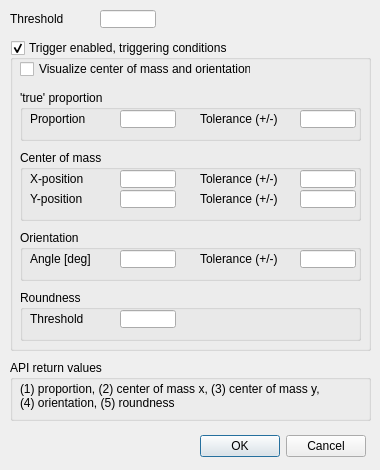
<?xml version="1.0" encoding="UTF-8"?>
<ui version="4.0">
 <class>CQDlgSimpleFilter_binary</class>
 <widget class="QDialog" name="CQDlgSimpleFilter_binary">
  <property name="geometry">
   <rect>
    <x>0</x>
    <y>0</y>
    <width>380</width>
    <height>470</height>
   </rect>
  </property>
  <property name="windowTitle">
   <string>Binary Filter and Trigger</string>
  </property>
  <property name="locale">
   <locale language="English" country="UnitedStates"/>
  </property>
  <widget class="QDialogButtonBox" name="qqOkCancel">
   <property name="geometry">
    <rect>
     <x>15</x>
     <y>430</y>
     <width>351</width>
     <height>32</height>
    </rect>
   </property>
   <property name="standardButtons">
    <set>QDialogButtonBox::Cancel|QDialogButtonBox::Ok</set>
   </property>
  </widget>
  <widget class="QLabel" name="label">
   <property name="geometry">
    <rect>
     <x>10</x>
     <y>10</y>
     <width>91</width>
     <height>18</height>
    </rect>
   </property>
   <property name="text">
    <string>Threshold</string>
   </property>
  </widget>
  <widget class="QLineEdit" name="qqThreshold">
   <property name="geometry">
    <rect>
     <x>100</x>
     <y>10</y>
     <width>56</width>
     <height>18</height>
    </rect>
   </property>
  </widget>
  <widget class="QGroupBox" name="qqTriggerEnabled">
   <property name="geometry">
    <rect>
     <x>10</x>
     <y>40</y>
     <width>361</width>
     <height>311</height>
    </rect>
   </property>
   <property name="focusPolicy">
    <enum>Qt::StrongFocus</enum>
   </property>
   <property name="title">
    <string>Trigger enabled, triggering conditions</string>
   </property>
   <property name="flat">
    <bool>false</bool>
   </property>
   <property name="checkable">
    <bool>true</bool>
   </property>
   <widget class="QCheckBox" name="qqVisualize">
    <property name="geometry">
     <rect>
      <x>10</x>
      <y>20</y>
      <width>231</width>
      <height>18</height>
     </rect>
    </property>
    <property name="focusPolicy">
     <enum>Qt::StrongFocus</enum>
    </property>
    <property name="text">
     <string>Visualize center of mass and orientation</string>
    </property>
   </widget>
   <widget class="QGroupBox" name="groupBox">
    <property name="geometry">
     <rect>
      <x>10</x>
      <y>50</y>
      <width>341</width>
      <height>51</height>
     </rect>
    </property>
    <property name="title">
     <string>'true' proportion</string>
    </property>
    <property name="flat">
     <bool>false</bool>
    </property>
    <widget class="QLineEdit" name="qqProportion">
     <property name="geometry">
      <rect>
       <x>100</x>
       <y>20</y>
       <width>56</width>
       <height>18</height>
      </rect>
     </property>
    </widget>
    <widget class="QLabel" name="label_2">
     <property name="geometry">
      <rect>
       <x>10</x>
       <y>20</y>
       <width>91</width>
       <height>18</height>
      </rect>
     </property>
     <property name="text">
      <string>Proportion</string>
     </property>
    </widget>
    <widget class="QLineEdit" name="qqProportionTol">
     <property name="geometry">
      <rect>
       <x>280</x>
       <y>20</y>
       <width>56</width>
       <height>18</height>
      </rect>
     </property>
    </widget>
    <widget class="QLabel" name="label_3">
     <property name="geometry">
      <rect>
       <x>180</x>
       <y>20</y>
       <width>101</width>
       <height>18</height>
      </rect>
     </property>
     <property name="text">
      <string>Tolerance (+/-)</string>
     </property>
    </widget>
   </widget>
   <widget class="QGroupBox" name="groupBox_2">
    <property name="geometry">
     <rect>
      <x>10</x>
      <y>110</y>
      <width>341</width>
      <height>71</height>
     </rect>
    </property>
    <property name="title">
     <string>Center of mass</string>
    </property>
    <property name="flat">
     <bool>false</bool>
    </property>
    <widget class="QLabel" name="label_4">
     <property name="geometry">
      <rect>
       <x>180</x>
       <y>20</y>
       <width>101</width>
       <height>18</height>
      </rect>
     </property>
     <property name="text">
      <string>Tolerance (+/-)</string>
     </property>
    </widget>
    <widget class="QLineEdit" name="qqPosX">
     <property name="geometry">
      <rect>
       <x>100</x>
       <y>20</y>
       <width>56</width>
       <height>18</height>
      </rect>
     </property>
    </widget>
    <widget class="QLineEdit" name="qqPosXTol">
     <property name="geometry">
      <rect>
       <x>280</x>
       <y>20</y>
       <width>56</width>
       <height>18</height>
      </rect>
     </property>
    </widget>
    <widget class="QLabel" name="label_5">
     <property name="geometry">
      <rect>
       <x>10</x>
       <y>20</y>
       <width>91</width>
       <height>18</height>
      </rect>
     </property>
     <property name="text">
      <string>X-position</string>
     </property>
    </widget>
    <widget class="QLabel" name="label_6">
     <property name="geometry">
      <rect>
       <x>180</x>
       <y>40</y>
       <width>101</width>
       <height>18</height>
      </rect>
     </property>
     <property name="text">
      <string>Tolerance (+/-)</string>
     </property>
    </widget>
    <widget class="QLineEdit" name="qqPosY">
     <property name="geometry">
      <rect>
       <x>100</x>
       <y>40</y>
       <width>56</width>
       <height>18</height>
      </rect>
     </property>
    </widget>
    <widget class="QLabel" name="label_7">
     <property name="geometry">
      <rect>
       <x>10</x>
       <y>40</y>
       <width>91</width>
       <height>18</height>
      </rect>
     </property>
     <property name="text">
      <string>Y-position</string>
     </property>
    </widget>
    <widget class="QLineEdit" name="qqPosYTol">
     <property name="geometry">
      <rect>
       <x>280</x>
       <y>40</y>
       <width>56</width>
       <height>18</height>
      </rect>
     </property>
    </widget>
   </widget>
   <widget class="QGroupBox" name="groupBox_3">
    <property name="geometry">
     <rect>
      <x>10</x>
      <y>190</y>
      <width>341</width>
      <height>51</height>
     </rect>
    </property>
    <property name="title">
     <string>Orientation</string>
    </property>
    <property name="flat">
     <bool>false</bool>
    </property>
    <widget class="QLabel" name="label_8">
     <property name="geometry">
      <rect>
       <x>180</x>
       <y>20</y>
       <width>101</width>
       <height>18</height>
      </rect>
     </property>
     <property name="text">
      <string>Tolerance (+/-)</string>
     </property>
    </widget>
    <widget class="QLineEdit" name="qqAngle">
     <property name="geometry">
      <rect>
       <x>100</x>
       <y>20</y>
       <width>56</width>
       <height>18</height>
      </rect>
     </property>
    </widget>
    <widget class="QLabel" name="label_9">
     <property name="geometry">
      <rect>
       <x>10</x>
       <y>20</y>
       <width>91</width>
       <height>18</height>
      </rect>
     </property>
     <property name="text">
      <string>Angle [deg]</string>
     </property>
    </widget>
    <widget class="QLineEdit" name="qqAngleTol">
     <property name="geometry">
      <rect>
       <x>280</x>
       <y>20</y>
       <width>56</width>
       <height>18</height>
      </rect>
     </property>
    </widget>
   </widget>
   <widget class="QGroupBox" name="groupBox_4">
    <property name="geometry">
     <rect>
      <x>10</x>
      <y>250</y>
      <width>341</width>
      <height>51</height>
     </rect>
    </property>
    <property name="title">
     <string>Roundness</string>
    </property>
    <property name="flat">
     <bool>false</bool>
    </property>
    <widget class="QLineEdit" name="qqRoundness">
     <property name="geometry">
      <rect>
       <x>100</x>
       <y>20</y>
       <width>56</width>
       <height>18</height>
      </rect>
     </property>
    </widget>
    <widget class="QLabel" name="label_11">
     <property name="geometry">
      <rect>
       <x>10</x>
       <y>20</y>
       <width>91</width>
       <height>18</height>
      </rect>
     </property>
     <property name="text">
      <string>Threshold</string>
     </property>
    </widget>
   </widget>
  </widget>
  <widget class="QGroupBox" name="groupBox_5">
   <property name="geometry">
    <rect>
     <x>10</x>
     <y>360</y>
     <width>361</width>
     <height>61</height>
    </rect>
   </property>
   <property name="title">
    <string>API return values</string>
   </property>
   <property name="flat">
    <bool>false</bool>
   </property>
   <widget class="QLabel" name="label_10">
    <property name="geometry">
     <rect>
      <x>10</x>
      <y>20</y>
      <width>341</width>
      <height>31</height>
     </rect>
    </property>
    <property name="text">
     <string>(1) proportion, (2) center of mass x, (3) center of mass y,
(4) orientation, (5) roundness</string>
    </property>
   </widget>
  </widget>
 </widget>
 <tabstops>
  <tabstop>qqThreshold</tabstop>
  <tabstop>qqTriggerEnabled</tabstop>
  <tabstop>qqVisualize</tabstop>
  <tabstop>qqProportion</tabstop>
  <tabstop>qqProportionTol</tabstop>
  <tabstop>qqPosX</tabstop>
  <tabstop>qqPosXTol</tabstop>
  <tabstop>qqPosY</tabstop>
  <tabstop>qqPosYTol</tabstop>
  <tabstop>qqAngle</tabstop>
  <tabstop>qqAngleTol</tabstop>
  <tabstop>qqRoundness</tabstop>
  <tabstop>qqOkCancel</tabstop>
 </tabstops>
 <resources/>
 <connections/>
</ui>
